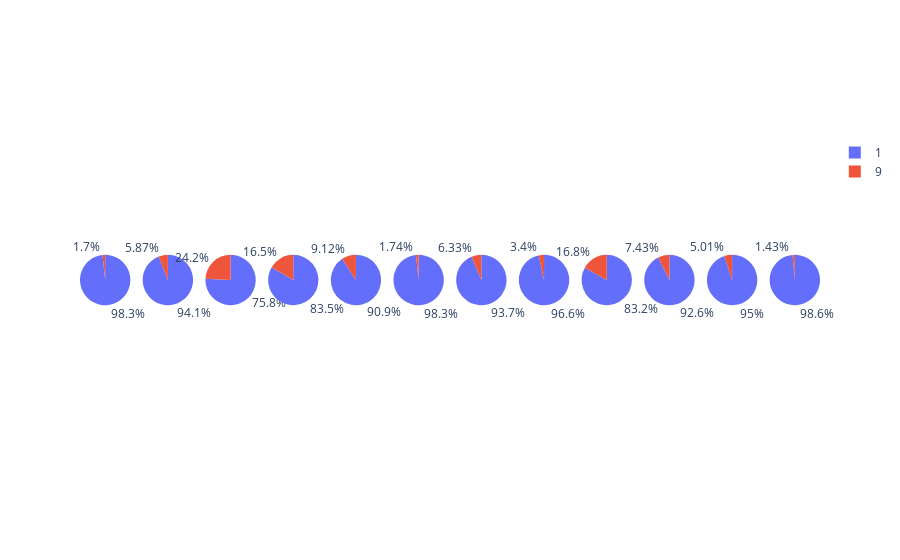

Notebook source saved alongside this figure:
### Code cell
from graphics_utils.express import fig_pie_month
pie_fig = fig_pie_month(red_mpomm_serie, params)
pie_fig.show()

### Figure 1 — Plotly figure (JSON) as saved in the notebook; plotly's stock layout.template omitted (floating-point values rounded to 4 significant figures)
{"data": [{"domain": {"x": [0, 0.06806], "y": [0, 1]}, "hovertemplate": "qf=%{label}<br>count=%{value}<extra></extra>", "labels": [1, 9], "legendgroup": "", "name": "", "showlegend": true, "type": "pie", "values": [13135, 227]}, {"domain": {"x": [0.08472, 0.1528], "y": [0, 1]}, "hovertemplate": "qf=%{label}<br>count=%{value}<extra></extra>", "labels": [1, 9], "legendgroup": "", "name": "", "showlegend": true, "type": "pie", "values": [11522, 718]}, {"domain": {"x": [0.1694, 0.2375], "y": [0, 1]}, "hovertemplate": "qf=%{label}<br>count=%{value}<extra></extra>", "labels": [1, 9], "legendgroup": "", "name": "", "showlegend": true, "type": "pie", "values": [10155, 3237]}, {"domain": {"x": [0.2542, 0.3222], "y": [0, 1]}, "hovertemplate": "qf=%{label}<br>count=%{value}<extra></extra>", "labels": [1, 9], "legendgroup": "", "name": "", "showlegend": true, "type": "pie", "values": [10818, 2142]}, {"domain": {"x": [0.3389, 0.4069], "y": [0, 1]}, "hovertemplate": "qf=%{label}<br>count=%{value}<extra></extra>", "labels": [1, 9], "legendgroup": "", "name": "", "showlegend": true, "type": "pie", "values": [12171, 1221]}, {"domain": {"x": [0.4236, 0.4917], "y": [0, 1]}, "hovertemplate": "qf=%{label}<br>count=%{value}<extra></extra>", "labels": [1, 9], "legendgroup": "", "name": "", "showlegend": true, "type": "pie", "values": [12735, 225]}, {"domain": {"x": [0.5083, 0.5764], "y": [0, 1]}, "hovertemplate": "qf=%{label}<br>count=%{value}<extra></extra>", "labels": [1, 9], "legendgroup": "", "name": "", "showlegend": true, "type": "pie", "values": [12544, 848]}, {"domain": {"x": [0.5931, 0.6611], "y": [0, 1]}, "hovertemplate": "qf=%{label}<br>count=%{value}<extra></extra>", "labels": [1, 9], "legendgroup": "", "name": "", "showlegend": true, "type": "pie", "values": [12937, 455]}, {"domain": {"x": [0.6778, 0.7458], "y": [0, 1]}, "hovertemplate": "qf=%{label}<br>count=%{value}<extra></extra>", "labels": [1, 9], "legendgroup": "", "name": "", "showlegend": true, "type": "pie", "values": [10778, 2182]}, {"domain": {"x": [0.7625, 0.8306], "y": [0, 1]}, "hovertemplate": "qf=%{label}<br>count=%{value}<extra></extra>", "labels": [1, 9], "legendgroup": "", "name": "", "showlegend": true, "type": "pie", "values": [12397, 995]}, {"domain": {"x": [0.8472, 0.9153], "y": [0, 1]}, "hovertemplate": "qf=%{label}<br>count=%{value}<extra></extra>", "labels": [1, 9], "legendgroup": "", "name": "", "showlegend": true, "type": "pie", "values": [12311, 649]}, {"domain": {"x": [0.9319, 1.0], "y": [0, 1]}, "hovertemplate": "qf=%{label}<br>count=%{value}<extra></extra>", "labels": [1, 9], "legendgroup": "", "name": "", "showlegend": true, "type": "pie", "values": [13089, 190]}], "layout": {}}
